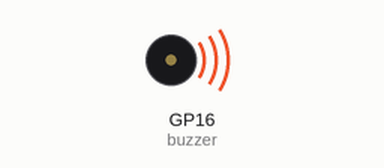
A program run on a simulated Raspberry Pi Pico running MicroPython. On the bench: buzzer (waves = sounding). What the program prints to the serial console is not drawn. At 5.7 s the program stops and its outputs stay as they are.

Above: at 0.15 s.
At 2.97 s:
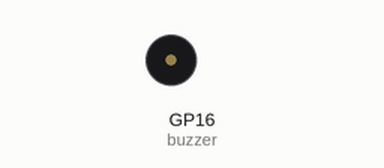
Timing chart, 0 to 3.3 s (numbered marks = the images above):
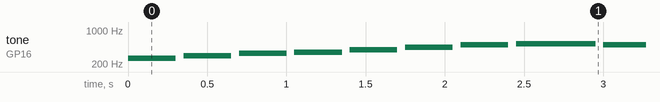

Measured:
- by itself, tone on GP16 (buzzer): plays 262 Hz for 0.30 s, 294 Hz for 0.30 s, 330 Hz for 0.30 s, 349 Hz for 0.30 s, 392 Hz for 0.30 s, 440 Hz for 0.30 s … (15 notes in this stretch)

The program:

passive-buzzer-scale.py
```python
from machine import Pin, PWM
import time

# Passive buzzer pin (change if needed)
buzzer = PWM(Pin(16))

# Note frequencies (Hz)
NOTES = {
    "C4": 262,
    "D4": 294,
    "E4": 330,
    "F4": 349,
    "G4": 392,
    "A4": 440,
    "B4": 494,
    "C5": 523,
    "REST": 0
}

# Simple melody: C major scale up and down
MELODY = [
    ("C4", 0.3), ("D4", 0.3), ("E4", 0.3), ("F4", 0.3),
    ("G4", 0.3), ("A4", 0.3), ("B4", 0.3), ("C5", 0.5),
    ("B4", 0.3), ("A4", 0.3), ("G4", 0.3), ("F4", 0.3),
    ("E4", 0.3), ("D4", 0.3), ("C4", 0.5)
]

def play_tone(freq, duration):
    if freq == 0:  # Rest note
        buzzer.duty_u16(0)
    else:
        buzzer.freq(freq)
        buzzer.duty_u16(32768)  # 50% duty cycle
    time.sleep(duration)
    buzzer.duty_u16(0)  # Silence between notes
    time.sleep(0.05)

def play_melody(melody):
    for note, duration in melody:
        play_tone(NOTES[note], duration)

try:
    print("Playing melody...")
    play_melody(MELODY)
    print("Done.")
finally:
    buzzer.deinit()
```
